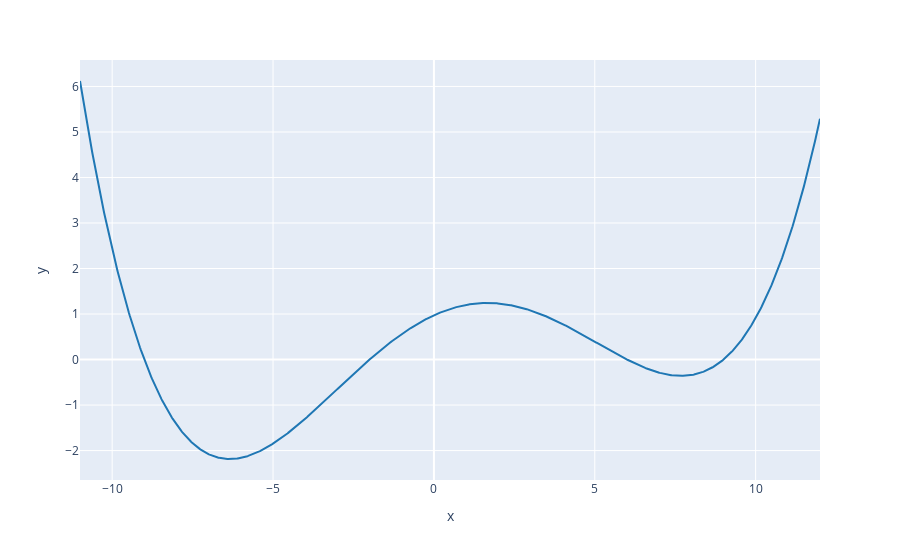

The notebook cell saved with this chart:
### Markdown cell above
# Gradient Descent for a function with several minima 😵😵

### Code cell
# Let us generate some input data :
beta = np.linspace(-11, 12, 1000)

# Now we define a function with a single minimum
def func(beta):
    return (beta + 9) * (beta + 2) * (beta - 6) * (beta - 9) / 1000
y = func(beta)

# Let's plot this function
px.line(x=beta,y=y, color_discrete_sequence=color_chart)

### Figure 1 — Plotly figure (JSON) as saved in the notebook; plotly's stock layout.template omitted (floating-point values rounded to 4 significant figures; data arrays with more than 128 entries replaced by an {"elided": "..."} marker saying what was removed)
{"data": [{"hovertemplate": "x=%{x}<br>y=%{y}<extra></extra>", "legendgroup": "", "line": {"color": "#1f77b4", "dash": "solid"}, "marker": {"symbol": "circle"}, "mode": "lines", "name": "", "orientation": "v", "showlegend": false, "type": "scatter", "x": {"elided": "1000 float values"}, "xaxis": "x", "y": {"elided": "1000 float values"}, "yaxis": "y"}], "layout": {"legend": {"tracegroupgap": 0}, "margin": {"t": 60}, "xaxis": {"anchor": "y", "domain": [0, 1], "title": {"text": "x"}}, "yaxis": {"anchor": "x", "domain": [0, 1], "title": {"text": "y"}}}}
